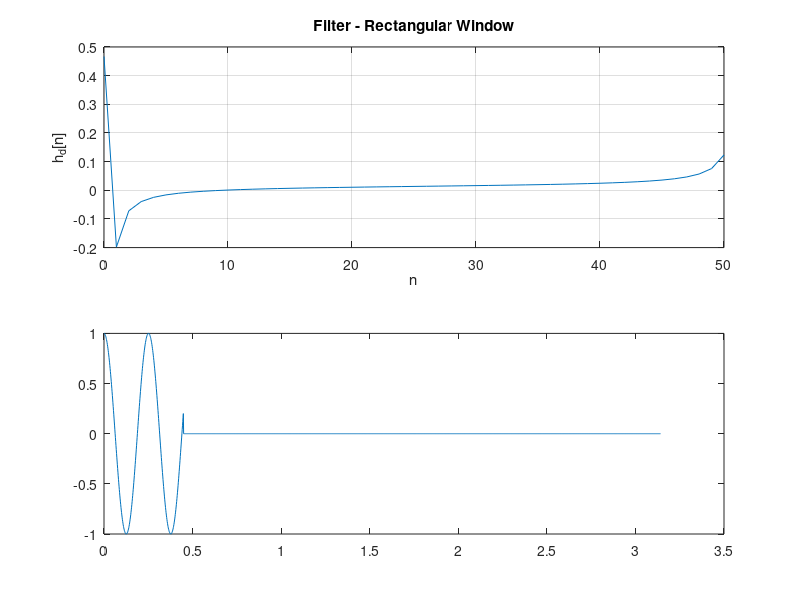

Write MATLAB code to recreate this figure.
% Contains Part a 
w = linspace(0,pi,2000);
N = 51 ;
n = 0:N-1 ;

w_c = pi/7 ;
n_c =(N-1)/2 ;


%h_d = sin(w_c * (n - n_c)) ./ (pi * (n - n_c));
% h_d(n == n_c) = w_c / pi;

H_d = zeros(size(w));
H_d(abs(w)<= w_c) = exp(-1j * w(abs(w) <= w_c) *n_c) ;
h_d = ifft(H_d,N);
figure;
subplot(2,1,1);
plot(n,h_d);
title('Filter - Rectangular Window');
xlabel('n');
ylabel('h_d[n]');
grid on;
subplot(2,1,2);
plot(w,(H_d));